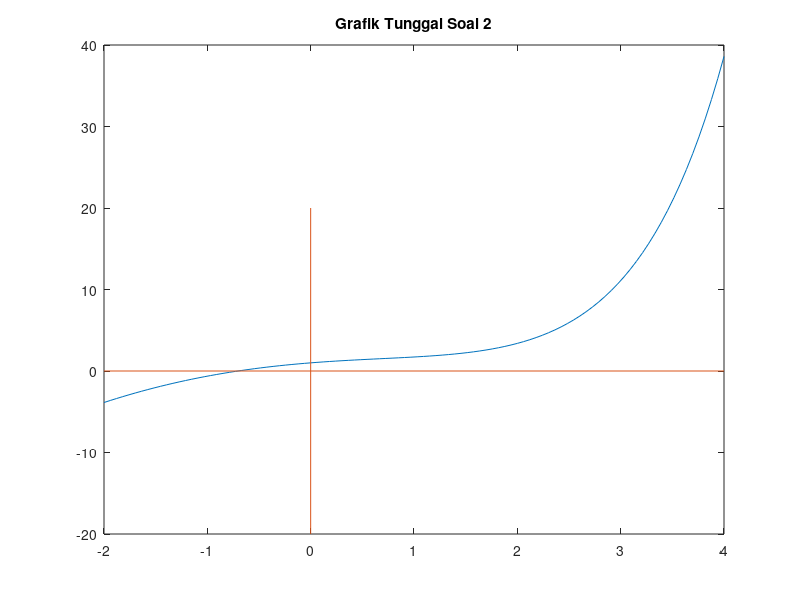

Here is the MATLAB script that generated this plot: (Note: this script raises an error after producing the figure.)
%Rafik Badilah_L0325009
%Praktikum_07_Metode Numerik
%Sistem Persamaan Non-Linear(Bagian 1)

%Plot Kurva
x = linspace(-2,4);
f = @(x) exp(x) - x.^2;
y = f(x);
plot(x,y)

title('Grafik Tunggal Soal 2');

%Menggambar sumbu x dan y
line([-2,4],[0,0])   %Sumbu X
line([0,0],[-20,20]) %Sumbu Y

%Annotation
gtext('y = e^x - x^2')
gtext('Akar')
